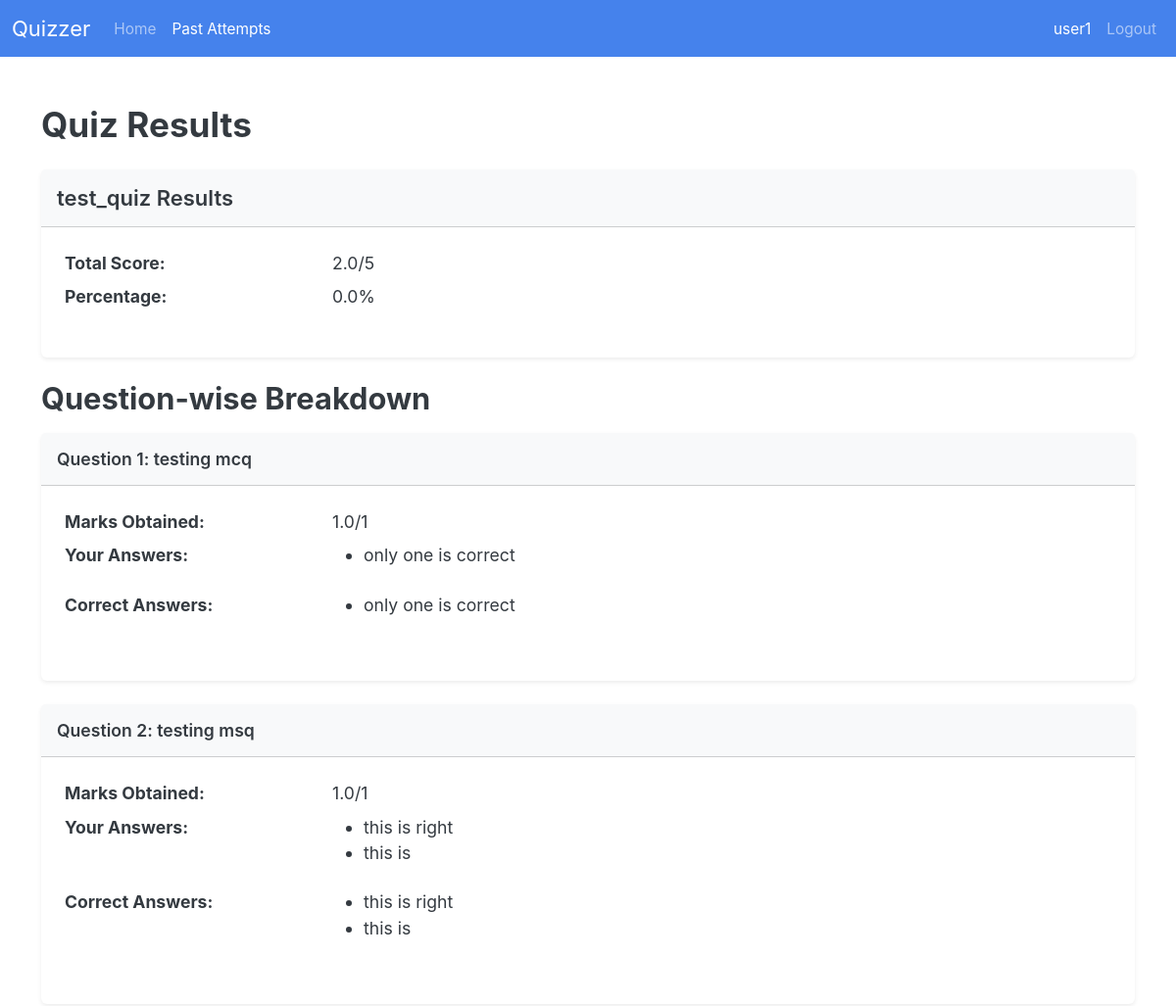
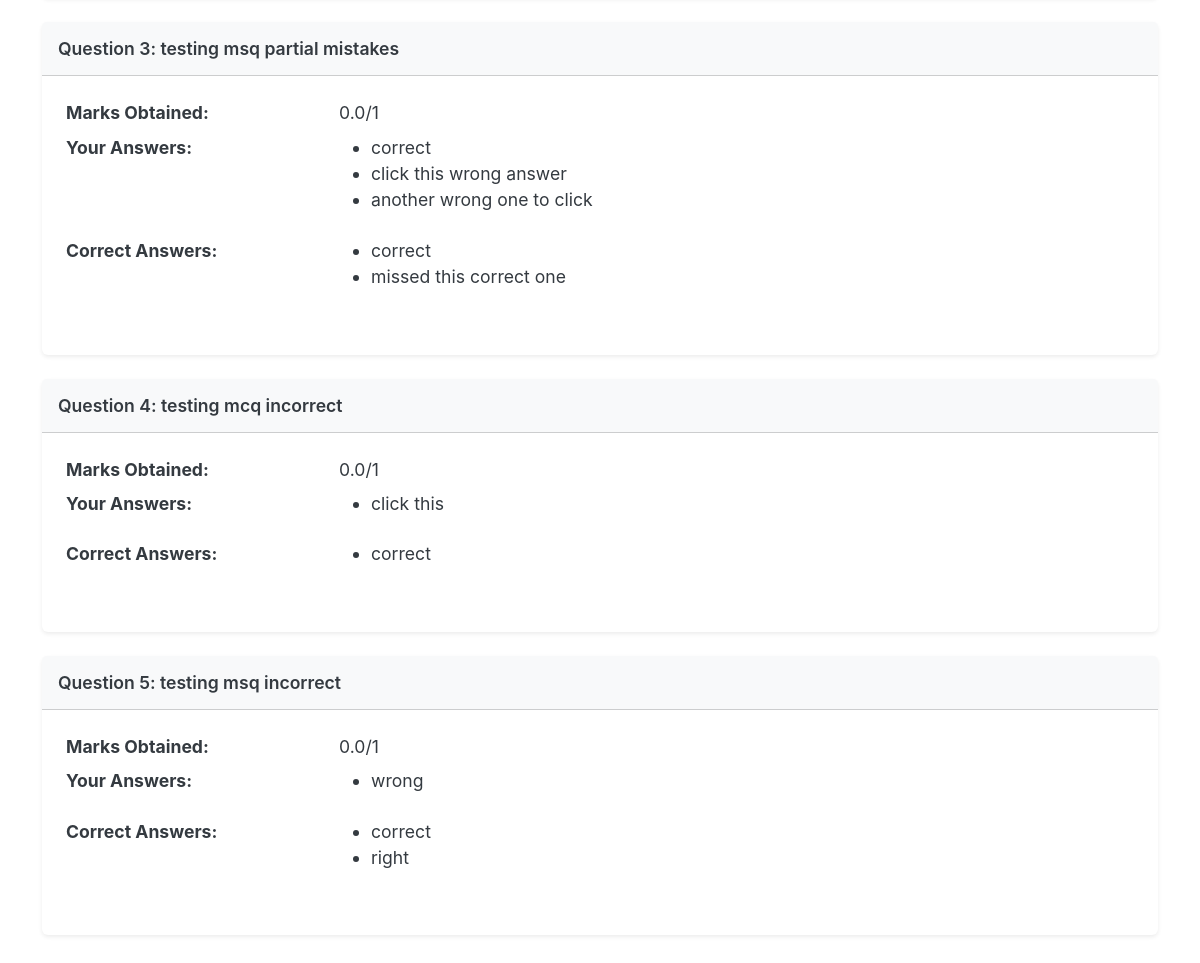
/user/past_attempts/1 (signed in), run on an earlier commit of the app's database (2 pictures, top to bottom).
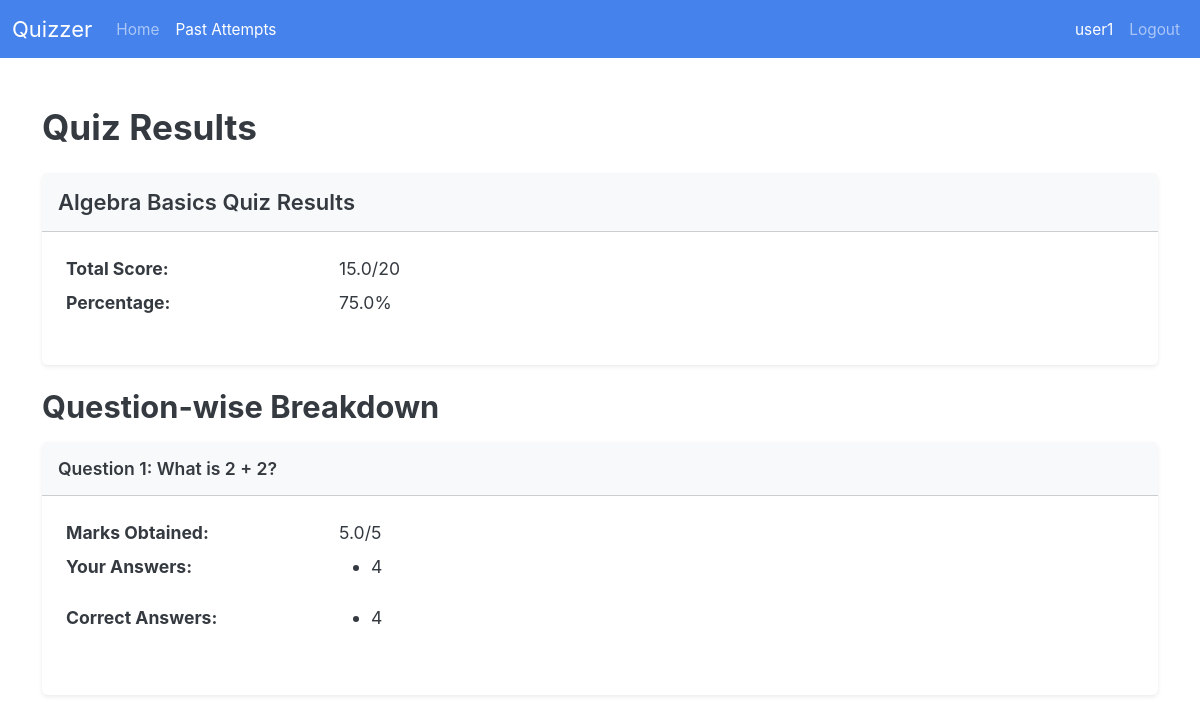
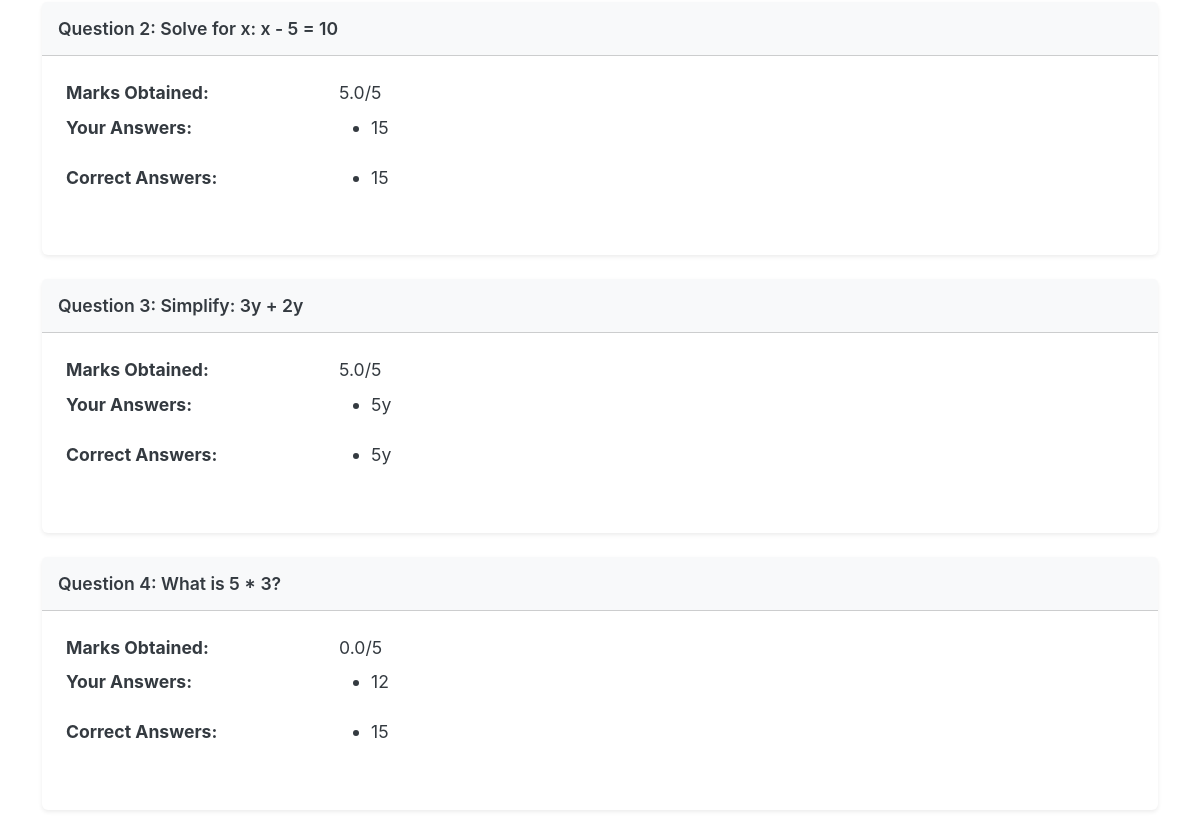
And on a later commit of the database (2 pictures, top to bottom).
### models/models.py (models this page shows)
class Quiz(db.Model):
    __tablename__ = "quiz"
    quiz_id: Mapped[id_pk]
    quiz_name: Mapped[str]
    chapter_id: Mapped[int]
    subject_id: Mapped[int]
    date: Mapped[Optional[date]]
    duration: Mapped[Optional[int]]  # minutes? hopefully
    remarks: Mapped[str]
    total_marks: Mapped[int] = mapped_column(default=0)
    questions: Mapped[List["Question"]] = relationship(
        back_populates="quiz", cascade="all,delete-orphan"
    )
    quiz_attempts: Mapped[List["QuizAttempt"]] = relationship(
        back_populates="quiz", cascade="all,delete-orphan"
    )
    chapter: Mapped["Chapter"] = relationship(back_populates="quizzes") # maybe change this
    __table_args__ = (
        ForeignKeyConstraint(
            ['subject_id', 'chapter_id'],  # Composite foreign key
            ['chapter.subject_id', 'chapter.chapter_id']
        ),
    )

class QuizAttempt(db.Model):
    __tablename__ = 'quiz_attempt'
    id: Mapped[id_pk]
    quiz_id: Mapped[int] = mapped_column(ForeignKey("quiz.quiz_id"))
    user_id: Mapped[int] = mapped_column(ForeignKey("user.user_id"))
    start_time: Mapped[datetime]
    time_taken: Mapped[int] # time in minutes  maybe seconds? minutes is better we don't need seconds
    total_score: Mapped[float]
    percentage: Mapped[float]
    quiz: Mapped["Quiz"] = relationship(back_populates="quiz_attempts")
    user: Mapped["User"] = relationship(back_populates="quiz_attempts")
    question_attempts: Mapped[List["QuestionAttempt"]]=relationship(back_populates="quiz_attempt")

class QuestionAttempt(db.Model):
    __tablename__ = 'question_attempt'
    id: Mapped[id_pk]
    quiz_attempt_id: Mapped[int] = mapped_column(ForeignKey("quiz_attempt.id"))
    question_id: Mapped[int] = mapped_column(ForeignKey("question.question_id"))
    marks_gained: Mapped[float] = mapped_column(default=0)
    quiz_attempt: Mapped["QuizAttempt"] = relationship(back_populates="question_attempts")
    question: Mapped["Question"] = relationship()
    selected_options: Mapped[List["Option"]] = relationship(
        secondary="selected_option",
        back_populates="question_attempts"
    )

class Question(db.Model):
    __tablename__ = "question"
    quiz_id: Mapped[int] = mapped_column(ForeignKey("quiz.quiz_id"))
    question_id: Mapped[id_pk]
    text: Mapped[str]
    marks: Mapped[int]
    quiz: Mapped["Quiz"] = relationship(back_populates="questions")
    options: Mapped[List["Option"]] = relationship(
        back_populates="question", cascade="all,delete-orphan"
    )
    is_msq: Mapped[bool] = mapped_column(default=False)

class Option(db.Model):
    __tablename__ = "option"
    option_id: Mapped[id_pk]
    question_id: Mapped[int] = mapped_column(ForeignKey("question.question_id"))
    text: Mapped[str]
    is_correct: Mapped[bool] = mapped_column(
        default=False
    )  # Assuming default is not correct
    question: Mapped["Question"] = relationship(back_populates="options")
    question_attempts: Mapped[List["QuestionAttempt"]] = relationship(
        secondary="selected_option",
        back_populates="selected_options"
    )

### routes/user_routes.py (the view)
@user_bp.route("/past_attempts/<int:quiz_attempt_id>", methods=["GET"])
def results(quiz_attempt_id):
    quiz_attempt = db.session.scalar(
        select(QuizAttempt).where(QuizAttempt.id == quiz_attempt_id)
    )
    return render_template("user/results.html", quiz_attempt=quiz_attempt)

### app.py (called while the page is built)
@app.template_global()
def is_active(page_name):
    return "active" if request.endpoint == page_name else ""

### routes/__init__.py (called while the page is built)
def init_login_manager(app):
    login_manager = LoginManager()
    login_manager.init_app(app)
    login_manager.login_view = "auth.login"  # goes to the login() function in auth_bp
    @login_manager.user_loader
    def load_user(user_id):
        return db.session.scalar(select(User).where(User.user_id == user_id))

### routes/user_routes.py (called while the page is built)
@user_bp.before_request  # makes it so you have to be logged in to access, and allows admin to access it too to test :)
@login_required
def user_required():
    pass

### templates/user/results.html
{% extends "base.html" %} {% block title %} Quiz Results {% endblock %} {% block
body %} {% include "user/nav.html" %}
<div class="container py-5">
  <div class="d-flex justify-content-between align-items-center mb-4">
    <h2 class="mb-0 fw-bold">Quiz Results</h2>
  </div>
  {% if quiz_attempt %}
  <div class="card shadow-sm border-0 mb-4">
    <div class="card-header bg-light py-3">
      <h5 class="card-title fw-semibold mb-0">
        {{ quiz_attempt.quiz.quiz_name }} Results
      </h5>
    </div>
    <div class="card-body p-4">
      <dl class="row">
        <dt class="col-sm-3">Total Score:</dt>
        <dd class="col-sm-9">
          {{ quiz_attempt.total_score }}/{{ quiz_attempt.quiz.total_marks }}
        </dd>
        <dt class="col-sm-3">Percentage:</dt>
        <dd class="col-sm-9">{{ quiz_attempt.percentage }}%</dd>
      </dl>
    </div>
  </div>
  <h3 class="mt-4 mb-3 fw-bold">Question-wise Breakdown</h3>
  {% if quiz_attempt.question_attempts %} {% for question_attempt in
  quiz_attempt.question_attempts %}
  <div class="card shadow-sm border-0 mb-4">
    <div class="card-header bg-light py-3">
      <h6 class="card-title fw-semibold mb-0">
        Question {{ loop.index }}: {{ question_attempt.question.text }}
      </h6>
    </div>
    <div class="card-body p-4">
      <dl class="row">
        <dt class="col-sm-3">Marks Obtained:</dt>
        <dd class="col-sm-9">
          {{ question_attempt.marks_gained }}/{{ question_attempt.question.marks
          }}
        </dd>
        <dt class="col-sm-3">Your Answers:</dt>
        <dd class="col-sm-9">
          {% if question_attempt.selected_options %}
          <ul>
            {% for option in question_attempt.selected_options %}
            <li>{{ option.text }}</li>
            {% endfor %}
          </ul>
          {% else %} No option selected. {% endif %}
        </dd>
        <dt class="col-sm-3">Correct Answers:</dt>
        <dd class="col-sm-9">
          <ul>
            {% for option in question_attempt.question.options if
            option.is_correct %}
            <li>{{ option.text }}</li>
            {% endfor %}
          </ul>
        </dd>
      </dl>
    </div>
  </div>
  {% endfor %} {% else %}
  <div class="text-center py-5">
    <p class="text-muted mb-0">No question attempt data found.</p>
  </div>
  {% endif %} {% else %}
  <div class="text-center py-5">
    <p class="text-muted mb-0">No quiz attempt found.</p>
  </div>
  {% endif %}
</div>
{% endblock %}

What changed in the data, as far as the page shows it:
no longer on this page (row edited): Quiz: quiz.quiz_name "test_quiz", quiz.total_marks "5"
removed Option: text "click this wrong answer", shown under QuestionAttempt "testing msq partial mistakes"
removed Option: text "another wrong one to click", shown under QuestionAttempt "testing msq partial mistakes"
removed Option: text "missed this correct one", shown under QuestionAttempt "testing msq partial mistakes"
removed Option: text "click this", shown under QuestionAttempt "testing mcq incorrect"
removed Option: text "correct", shown under QuestionAttempt "testing mcq incorrect"
no longer on this page (row edited): QuestionAttempt: question.text "testing msq incorrect", marks_gained "0.0", question.marks "1"
removed Option: text "wrong", shown under "testing msq incorrect"
removed Option: text "correct", shown under "testing msq incorrect"
removed Option: text "right", shown under "testing msq incorrect"
now on this page (row edited): Quiz: quiz.quiz_name "Algebra Basics Quiz", quiz.total_marks "20"
changed QuizAttempt: total_score "2.0" → "15.0"; percentage "0.0" → "75.0"
changed QuestionAttempt: loses Option (text "only one is correct"); gains Option (text "4"); question.text "testing mcq" → "What is 2 + 2?"; marks_gained "1.0" → "5.0"; question.marks "1" → "5"
changed QuestionAttempt: loses Option (text "this is right"); loses Option (text "this is"); gains Option (text "15"); question.text "testing msq" → "Solve for x: x - 5 = 10"; marks_gained "1.0" → "5.0"; question.marks "1" → "5"
changed QuestionAttempt: loses Option (text "correct"); gains Option (text "5y"); question.text "testing msq partial mistakes" → "Simplify: 3y + 2y"; marks_gained "0.0" → "5.0"; question.marks "1" → "5"
changed QuestionAttempt: gains Option (text "12"); gains Option (text "15"); question.text "testing mcq incorrect" → "What is 5 * 3?"; question.marks "1" → "5"
